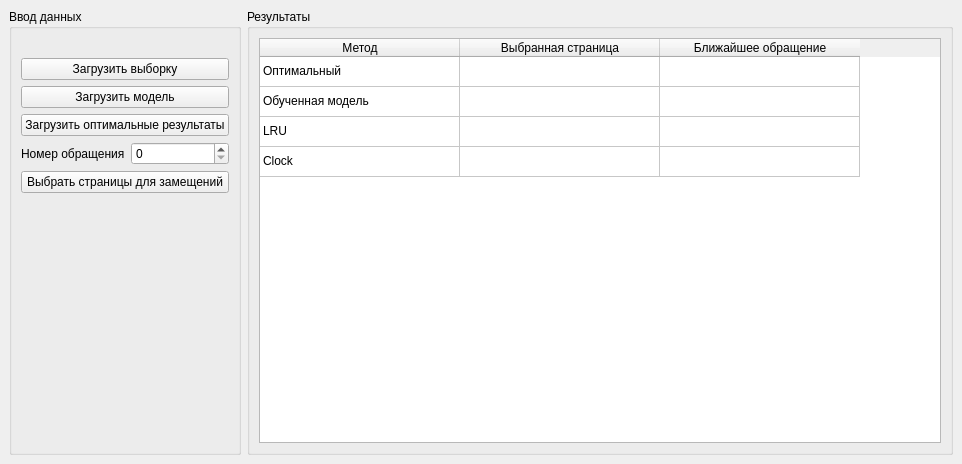
<?xml version="1.0" encoding="UTF-8"?>
<ui version="4.0">
 <class>MainWindow</class>
 <widget class="QMainWindow" name="MainWindow">
  <property name="geometry">
   <rect>
    <x>0</x>
    <y>0</y>
    <width>962</width>
    <height>464</height>
   </rect>
  </property>
  <property name="windowTitle">
   <string>Метод замещения страниц</string>
  </property>
  <widget class="QWidget" name="centralwidget">
   <layout class="QGridLayout" name="gridLayout">
    <item row="0" column="0">
     <widget class="QGroupBox" name="groupBox">
      <property name="title">
       <string>Ввод данных</string>
      </property>
      <layout class="QGridLayout" name="gridLayout_2">
       <item row="5" column="0">
        <widget class="QLabel" name="label">
         <property name="text">
          <string>Номер обращения</string>
         </property>
        </widget>
       </item>
       <item row="6" column="0" colspan="2">
        <widget class="QPushButton" name="runButton">
         <property name="text">
          <string>Выбрать страницы для замещений</string>
         </property>
        </widget>
       </item>
       <item row="5" column="1">
        <widget class="QSpinBox" name="timestampSpinBox"/>
       </item>
       <item row="2" column="0" colspan="2">
        <widget class="QPushButton" name="loadModelButton">
         <property name="text">
          <string>Загрузить модель</string>
         </property>
        </widget>
       </item>
       <item row="1" column="0" colspan="2">
        <widget class="QPushButton" name="loadDataButton">
         <property name="text">
          <string>Загрузить выборку</string>
         </property>
        </widget>
       </item>
       <item row="8" column="1">
        <spacer name="verticalSpacer">
         <property name="orientation">
          <enum>Qt::Vertical</enum>
         </property>
         <property name="sizeHint" stdset="0">
          <size>
           <width>20</width>
           <height>40</height>
          </size>
         </property>
        </spacer>
       </item>
       <item row="3" column="0" colspan="2">
        <widget class="QPushButton" name="loadOptimalButton">
         <property name="text">
          <string>Загрузить оптимальные результаты</string>
         </property>
        </widget>
       </item>
       <item row="0" column="0" colspan="2">
        <widget class="QLabel" name="bufferSizeLabel">
         <property name="text">
          <string/>
         </property>
        </widget>
       </item>
      </layout>
     </widget>
    </item>
    <item row="0" column="1">
     <widget class="QGroupBox" name="groupBox_2">
      <property name="title">
       <string>Результаты</string>
      </property>
      <layout class="QVBoxLayout" name="verticalLayout_2">
       <item>
        <widget class="QTableWidget" name="tableWidget">
         <property name="rowCount">
          <number>4</number>
         </property>
         <property name="columnCount">
          <number>3</number>
         </property>
         <attribute name="horizontalHeaderVisible">
          <bool>true</bool>
         </attribute>
         <attribute name="horizontalHeaderCascadingSectionResizes">
          <bool>false</bool>
         </attribute>
         <attribute name="horizontalHeaderMinimumSectionSize">
          <number>80</number>
         </attribute>
         <attribute name="horizontalHeaderDefaultSectionSize">
          <number>200</number>
         </attribute>
         <attribute name="horizontalHeaderHighlightSections">
          <bool>true</bool>
         </attribute>
         <attribute name="horizontalHeaderShowSortIndicator" stdset="0">
          <bool>false</bool>
         </attribute>
         <attribute name="horizontalHeaderStretchLastSection">
          <bool>false</bool>
         </attribute>
         <attribute name="verticalHeaderVisible">
          <bool>false</bool>
         </attribute>
         <row/>
         <row/>
         <row/>
         <row/>
         <column>
          <property name="text">
           <string>Метод</string>
          </property>
         </column>
         <column>
          <property name="text">
           <string>Выбранная страница</string>
          </property>
         </column>
         <column>
          <property name="text">
           <string>Ближайшее обращение</string>
          </property>
         </column>
         <item row="0" column="0">
          <property name="text">
           <string>Оптимальный</string>
          </property>
         </item>
         <item row="1" column="0">
          <property name="text">
           <string>Обученная модель</string>
          </property>
         </item>
         <item row="2" column="0">
          <property name="text">
           <string>LRU</string>
          </property>
         </item>
         <item row="3" column="0">
          <property name="text">
           <string>Clock</string>
          </property>
         </item>
        </widget>
       </item>
      </layout>
     </widget>
    </item>
   </layout>
  </widget>
 </widget>
 <resources/>
 <connections/>
</ui>
